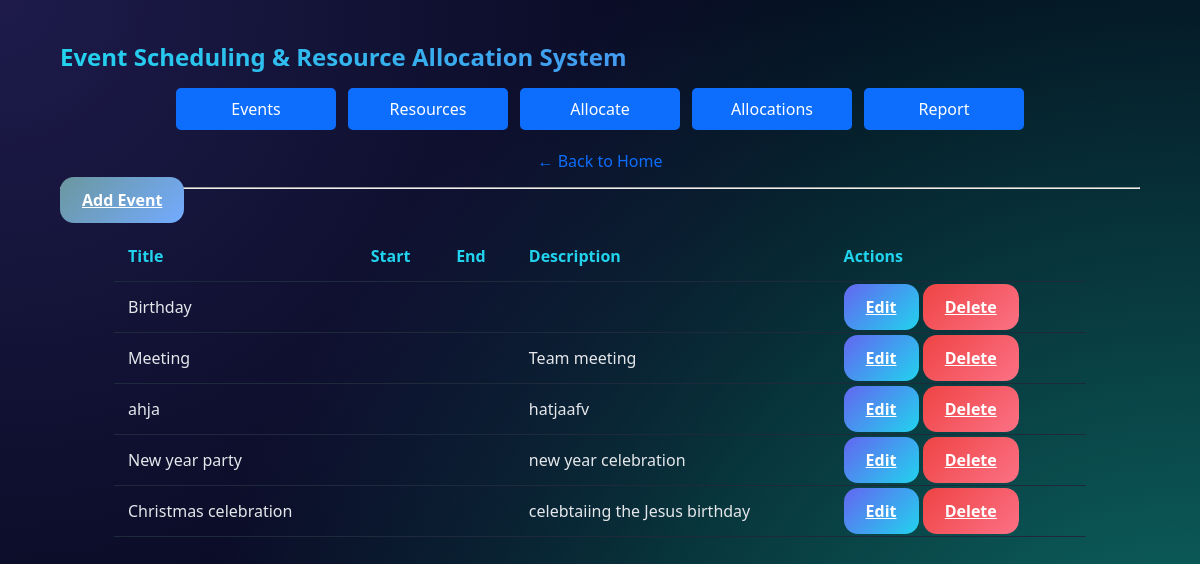
The app's page /events with its own data.
### models.py (models this page shows, shortened)
class Event(db.Model):
    __tablename__ = 'events'
    event_id = db.Column(db.Integer, primary_key=True)
    title = db.Column(db.String(100), nullable=False)
    start_time = db.Column(db.DateTime, nullable=False)
    end_time = db.Column(db.DateTime, nullable=False)
    description = db.Column(db.Text)
    allocations = db.relationship(
        'EventResourceAllocation',
        backref='event',
        cascade="all, delete-orphan"
    )

### app.py (the view)
@app.route('/events')
def events():
    events = Event.query.all()
    return render_template('events.html', events=events)

### templates/events.html
{% extends 'base.html' %}
{% block content %}
<a href="/events/add" class="btn btn-success btn-sm mb-4">Add Event</a>
<div class="table-center">
    <table class="table table-bordered">
    <tr>
        <th>Title</th>
        <th>Start</th>
        <th>End</th>
        <th>Description</th>
        <th>Actions</th>
    </tr>
    {% for e in events %}
    <tr>
        <td>{{ e.title }}</td>
        <td>{{ e.start }}</td>
        <td>{{ e.end }}</td>
        <td>{{ e.description }}</td>
        <td>
            <a href="/events/edit/{{ e.id }}" class="btn btn-primary btn-sm">Edit</a>
            <a href="/events/delete/{{ e.id }}" class="btn btn-danger btn-sm">Delete</a>
        </td>
    {% endfor %}
</table>
{% endblock %}

### static/css/style.css (style rules this page uses)
* { margin: 0; padding: 0; box-sizing: border-box; font-family: "Segoe UI", Tahoma, Geneva, Verdana, sans-serif; }
:root { --bg-dark: #020617; --bg-accent-1: #1e1b4b; --bg-accent-2: #0f766e; --primary: #6366f1; --secondary: #22d3ee; --success: #22c55e; --danger: #ef4444; --card-dark: #111827; --text-light: #e5e7eb; --text-muted: #9ca3af; }
body { background: radial-gradient(circle at top left, var(--bg-accent-1), transparent 60%), radial-gradient(circle at bottom right, var(--bg-accent-2), transparent 70%), var(--bg-dark); color: var(--text-light); min-height: 100vh; }
.btn { padding: 12px 22px; border-radius: 14px; border: none; cursor: pointer; font-weight: 600; transition: all 0.3s ease; }
.btn-primary { background: linear-gradient(135deg, var(--primary), var(--secondary)); color: white; }
.btn-success { background: linear-gradient(135deg, #6b979e, #73abff); color: #ffffff; }
.btn-danger { background: linear-gradient(135deg, #ef4444, #fb7185); color: white; }
table { width: 100%; border-collapse: collapse; margin-top: 20px; }
table th, table td { padding: 14px; text-align: left; }
table th { color: var(--secondary); }
table tr { border-bottom: 1px solid #1e293b; }
.table-center { display: flex; justify-content: center; }
.table { width: 90%; }

### records on screen
Event: title "Birthday"
Event: title "Meeting", description "Team meeting"
Event: title "ahja", description "hatjaafv"
Event: title "New year party", description "new year celebration"
Event: title "Christmas celebration", description "celebtaiing the Jesus birthday"
